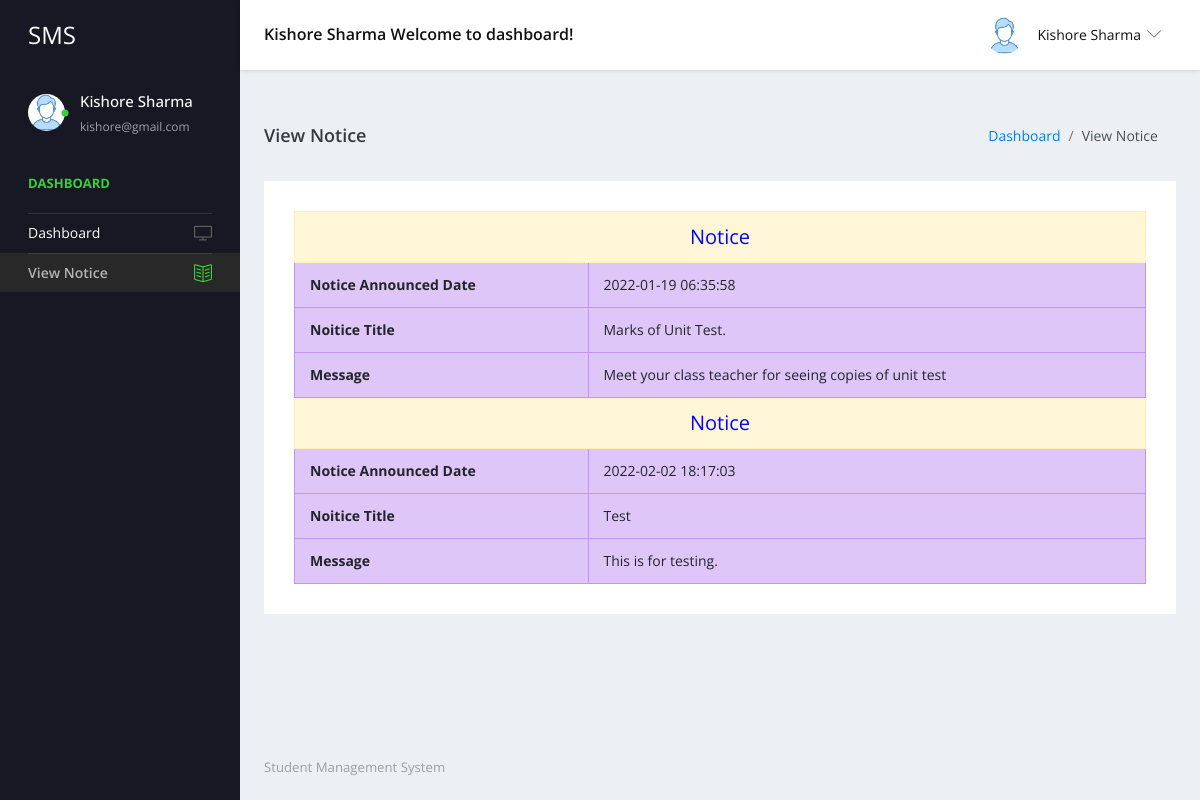
Screenshot of /studentms/user/view-notice.php (signed in) with the database file from the repository.
### tables this page shows
CREATE TABLE `tblstudent` (
  `ID` int(10) NOT NULL,
  `StudentName` varchar(200) DEFAULT NULL,
  `StudentEmail` varchar(200) DEFAULT NULL,
  `StudentClass` varchar(100) DEFAULT NULL,
  `Gender` varchar(50) DEFAULT NULL,
  `DOB` date DEFAULT NULL,
  `StuID` varchar(200) DEFAULT NULL,
  `FatherName` mediumtext DEFAULT NULL,
  `MotherName` mediumtext DEFAULT NULL,
  `ContactNumber` bigint(10) DEFAULT NULL,
  `AltenateNumber` bigint(10) DEFAULT NULL,
  `Address` mediumtext DEFAULT NULL,
  `UserName` varchar(200) DEFAULT NULL,
  `Password` varchar(200) DEFAULT NULL,
  `Image` varchar(200) DEFAULT NULL,
  `DateofAdmission` timestamp NULL DEFAULT current_timestamp()
);

CREATE TABLE `tblnotice` (
  `ID` int(5) NOT NULL,
  `NoticeTitle` mediumtext DEFAULT NULL,
  `ClassId` int(10) DEFAULT NULL,
  `NoticeMsg` mediumtext DEFAULT NULL,
  `CreationDate` timestamp NULL DEFAULT current_timestamp()
);

### studentms/user/view-notice.php (the view, shortened to what this page needs)
<?php
include('includes/dbconnection.php');
if (strlen($_SESSION['sturecmsstuid']==0)) {
  header('location:logout.php');
  } else{
  ?>
<!DOCTYPE html>
<html lang="en">
  <head>
    <link rel="stylesheet" href="vendors/simple-line-icons/css/simple-line-icons.css">
    <link rel="stylesheet" href="vendors/flag-icon-css/css/flag-icon.min.css">
    <link rel="stylesheet" href="vendors/css/vendor.bundle.base.css">
    <link rel="stylesheet" href="vendors/select2/select2.min.css">
    <link rel="stylesheet" href="vendors/select2-bootstrap-theme/select2-bootstrap.min.css">
    <link rel="stylesheet" href="css/style.css" />
  </head>
  <body>
    <div class="container-scroller">
     <?php include_once('includes/header.php');?>
      <div class="container-fluid page-body-wrapper">
      <?php include_once('includes/sidebar.php');?>
        <div class="main-panel">
          <div class="content-wrapper">
            <div class="page-header">
              <h3 class="page-title"> View Notice </h3>
              <nav aria-label="breadcrumb">
                <ol class="breadcrumb">
                  <li class="breadcrumb-item"><a href="dashboard.php">Dashboard</a></li>
                  <li class="breadcrumb-item active" aria-current="page"> View Notice</li>
                </ol>
              </nav>
            </div>
            <div class="row">
              <div class="col-12 grid-margin stretch-card">
                <div class="card">
                  <div class="card-body">
                    <table border="1" class="table table-bordered mg-b-0">
                      <?php
$stuclass=$_SESSION['stuclass'];
$sql="SELECT tblclass.ID,tblclass.ClassName,tblclass.Section,tblnotice.NoticeTitle,tblnotice.CreationDate,tblnotice.ClassId,tblnotice.NoticeMsg,tblnotice.ID as nid from tblnotice join tblclass on tblclass.ID=tblnotice.ClassId where tblnotice.ClassId=:stuclass";
$query = $dbh -> prepare($sql);
$query->bindParam(':stuclass',$stuclass,PDO::PARAM_STR);
$query->execute();
$results=$query->fetchAll(PDO::FETCH_OBJ);
$cnt=1;
if($query->rowCount() > 0)
{
foreach($results as $row)
{               ?>
 <tr align="center" class="table-warning">
<td colspan="4" style="font-size:20px;color:blue">
 Notice</td></tr>
<tr class="table-info">
    <th>Notice Announced Date</th>
    <td><?php  echo $row->CreationDate;?></td>
  </tr>
    <tr class="table-info">
    <th>Noitice Title</th>
    <td><?php  echo $row->NoticeTitle;?></td>
  </tr>
  <tr class="table-info">
     <th>Message</th>
    <td><?php  echo $row->NoticeMsg;?></td>
  </tr>
  <?php $cnt=$cnt+1;}} else { ?>
<tr>
  <th colspan="2" style="color:red;">No Notice Found</th>
</tr>
  <?php } ?>
</table>
                  </div>
                </div>
              </div>
            </div>
          </div>
         <?php include_once('includes/footer.php');?>
        </div>
      </div>
    </div>
  </body>
</html><?php }  ?>

### studentms/user/includes/header.php (shortened to what this page needs)
 <nav class="navbar default-layout-navbar col-lg-12 col-12 p-0 fixed-top d-flex flex-row">
        <div class="navbar-brand-wrapper d-flex align-items-center">
          <a class="navbar-brand brand-logo" href="dashboard.php">
            <strong style="color: white;">SMS</strong>
          </a>
        </div>
        <?php
         $uid= $_SESSION['sturecmsuid'];
$sql="SELECT * from tblstudent where ID=:uid";
$query = $dbh -> prepare($sql);
$query->bindParam(':uid',$uid,PDO::PARAM_STR);
$query->execute();
$results=$query->fetchAll(PDO::FETCH_OBJ);
$cnt=1;
if($query->rowCount() > 0)
{
foreach($results as $row)
{               ?>
        <div class="navbar-menu-wrapper d-flex align-items-center flex-grow-1">
          <h5 class="mb-0 font-weight-medium d-none d-lg-flex"><?php  echo htmlentities($row->StudentName);?> Welcome to dashboard!</h5>
          <ul class="navbar-nav navbar-nav-right ml-auto">
            <li class="nav-item dropdown d-none d-xl-inline-flex user-dropdown">
              <a class="nav-link dropdown-toggle" id="UserDropdown" href="#" data-toggle="dropdown" aria-expanded="false">
                <img class="img-xs rounded-circle ml-2" src="images/faces/face8.jpg" alt="Profile image"> <span class="font-weight-normal"> <?php  echo htmlentities($row->StudentName);?> </span></a>
                  <p class="font-weight-light text-muted mb-0"><?php  echo htmlentities($row->StudentEmail);?></p><?php $cnt=$cnt+1;}} ?>
            </li>
          </ul>
        </div>
      </nav>

### studentms/user/includes/sidebar.php
<nav class="sidebar sidebar-offcanvas" id="sidebar">
          <ul class="nav">
            <li class="nav-item nav-profile">
              <a href="#" class="nav-link">
                <div class="profile-image">
                  <img class="img-xs rounded-circle" src="images/faces/face8.jpg" alt="profile image">
                  <div class="dot-indicator bg-success"></div>
                </div>
                <div class="text-wrapper">
                  <?php
         $uid= $_SESSION['sturecmsuid'];
$sql="SELECT * from tblstudent where ID=:uid";
$query = $dbh -> prepare($sql);
$query->bindParam(':uid',$uid,PDO::PARAM_STR);
$query->execute();
$results=$query->fetchAll(PDO::FETCH_OBJ);
$cnt=1;
if($query->rowCount() > 0)
{
foreach($results as $row)
{               ?>
                  <p class="profile-name"><?php  echo htmlentities($row->StudentName);?></p>
                  <p class="designation"><?php  echo htmlentities($row->StudentEmail);?></p><?php $cnt=$cnt+1;}} ?>
                </div>
              </a>
            </li>
            <li class="nav-item nav-category">
              <span class="nav-link">Dashboard</span>
            </li>
            <li class="nav-item">
              <a class="nav-link" href="dashboard.php">
                <span class="menu-title">Dashboard</span>
                <i class="icon-screen-desktop menu-icon"></i>
              </a>
            </li>
            <li class="nav-item">
              <a class="nav-link" href="view-notice.php">
                <span class="menu-title">View Notice</span>
                <i class="icon-book-open menu-icon"></i>
              </a>
            </li>
          </ul>
        </nav>

### rows the page displays
tblstudent: StudentName "Kishore Sharma", StudentEmail "kishore@gmail.com"
tblnotice: CreationDate "2022-01-19 06:35:58", NoticeTitle "Marks of Unit Test.", NoticeMsg "Meet your class teacher for seeing copies of unit test"
tblnotice: CreationDate "2022-02-02 18:17:03", NoticeTitle "Test", NoticeMsg "This is for testing."
